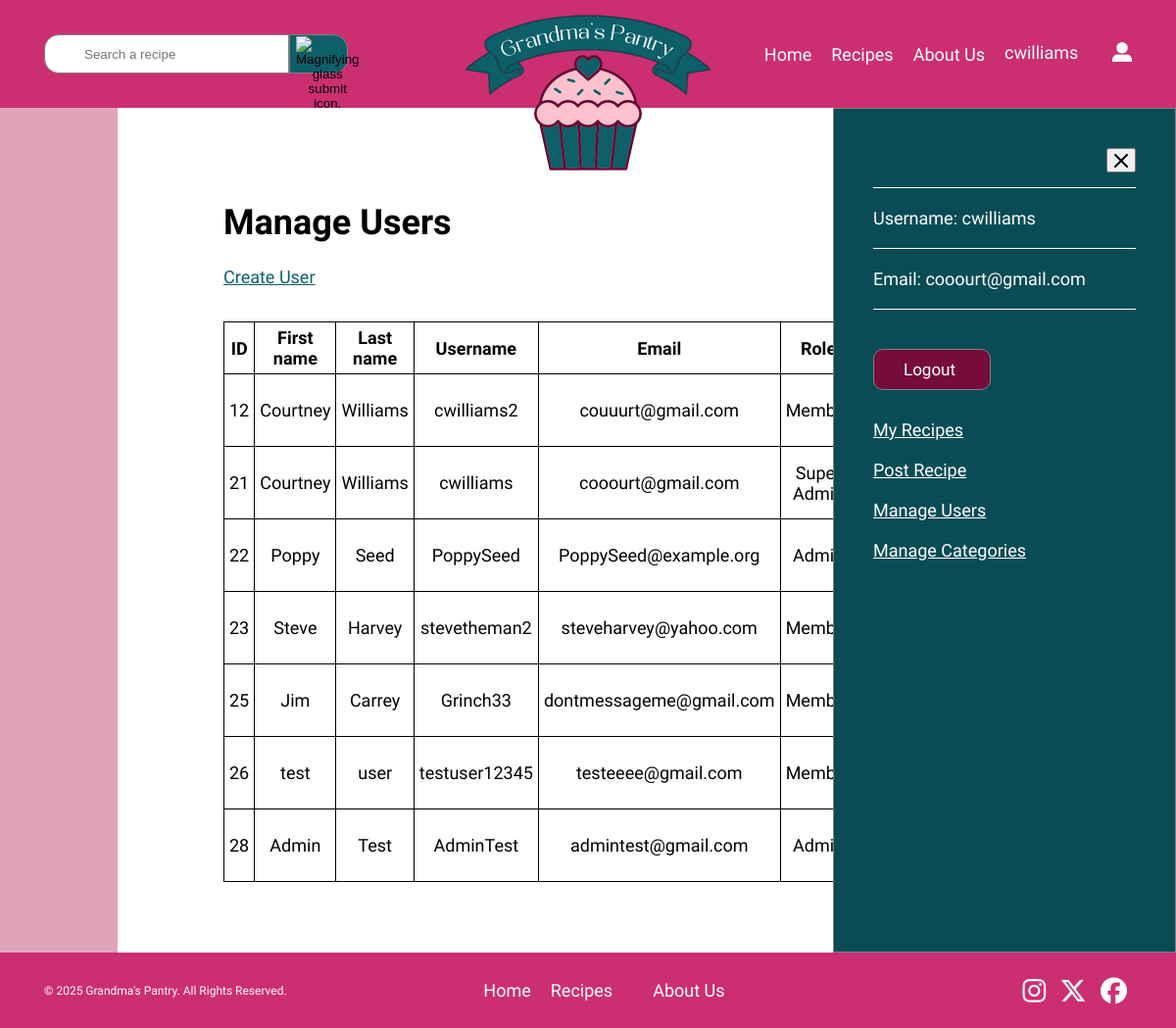
Page /public/users/index.php (signed in) on the committed database.
### tables this page shows
CREATE TABLE `users` (
  `user_id` int(11) NOT NULL,
  `first_name` varchar(30) NOT NULL,
  `last_name` varchar(30) NOT NULL,
  `username` varchar(20) NOT NULL,
  `email` varchar(254) NOT NULL,
  `hashed_password` varchar(255) NOT NULL,
  `role_id` int(11) NOT NULL,
  `created_at` timestamp NOT NULL DEFAULT CURRENT_TIMESTAMP,
  `activity` tinyint(1) NOT NULL
);

### private/initialize.php (called while the page is built, shortened)
<?php
  require_once('functions.php');
  $session = new Session;

### private/classes/Session.class.php (called while the page is built, shortened)
<?php
class Session {
  private $userId;
  public $username;
  private $lastLogin;
  public function is_logged_in() {
    return isset($this->userId) && $this->last_login_is_recent();
  }
  public function is_super_admin_or_admin() {
    $role_id = DatabaseObject::get_role_id($this->userId);
    return ($role_id === 2 || $role_id === 3);
  }
  public function get_user() {
    return User::find_by_id($this->userId);
  }
  public function get_display_name($maxLength = 15, $trimLength = 12) {
    return $this->username;
  }
  private function check_stored_login() {
    if(isset($_SESSION['userId'])) {
      $this->userId = $_SESSION['userId'];
      $this->username = $_SESSION['username'];
      $this->lastLogin = $_SESSION['lastLogin'];
    }
  }
  private function last_login_is_recent() {
    if(!isset($this->lastLogin)) {
      return false;
    }
    elseif(($this->lastLogin + self::MAX_LOGIN_AGE) < time()) {
      return false;
    }
    else {
      return true;
    }
  }
}

### private/classes/DatabaseObject.class.php (called while the page is built, shortened)
<?php
class DatabaseObject {
  static protected $database;
  static protected $table_name = "";
  static public function set_database($database) {
    self::$database = $database;
  }
  static public function find_all() {
    $primary_key_column = rtrim(static::$table_name, 's') . '_id';
    $sql = "SELECT * FROM " . static::$table_name;
    $sql .= " ORDER BY $primary_key_column ASC";
    return static::find_by_sql($sql);
  }
  static public function find_by_sql($sql) {
    $result = self::$database->query($sql);
    $obj_array = [];
    while($record = $result->fetch_assoc()) {
      $obj_array[] = static::instantiate($record);
    }
    return $obj_array;
  }
  static public function find_by_id($id) {
    $primary_key_column = rtrim(static::$table_name, 's') . '_id';
    $sql = "SELECT * FROM " . static::$table_name;
    $sql .= " WHERE " . $primary_key_column . "='" . self::$database->escape_string($id) . "'";
    $obj_array = static::find_by_sql($sql);
    if(!empty($obj_array)) {
      return array_shift($obj_array);
    }
    else {
      return false;
    }
  }
  static public function get_role_id($id) {
    $sql = "SELECT role_id FROM users";
    $sql .= " WHERE user_id = '" . self::$database->escape_string($id) . "'";
    $result = self::$database->query($sql);
    if ($result) {
      $row = $result->fetch_assoc();
      if ($row) {
        settype($row['role_id'], 'int');
        return $row['role_id'];
      }
    }
    return false;
  }
  static protected function instantiate($record) {
    $object = new static;
    if (isset($record['user_id'])) {
      $object->id = $record['user_id'];
    }
    foreach($record as $property => $value) {
      $camelCaseProperty = lcfirst(str_replace('_', '', ucwords($property, '_')));
      if(property_exists($object, $camelCaseProperty) && $property !== 'user_id') {
        $object->$camelCaseProperty = $value;
      }
    }
    return $object;
  }
}

### private/classes/User.class.php (called while the page is built, shortened)
<?php
class User extends DatabaseObject {
  public $roleId;
  public function role_level() {
    settype($this->roleId, 'int');
    if ($this->roleId === 1 || $this->roleId === 2 || $this->roleId === 3) {
      return self::USER_LEVEL_OPTIONS[$this->roleId];
    } else {
      return "Unknown";
    }
  }
  public function __construct($args=[]) {
    $this->roleId = $args['role_id'] ?? 1;
  }
  public static function find_by_id($id) {
    return parent::find_by_id($id);
  }
}

### private/functions.php (called while the page is built, shortened)
<?php
function url_for($script_path) {
  if($script_path[0] != '/') {
    $script_path = "/" . $script_path;
  }
  return WWW_ROOT . $script_path;
}
function u($string="") {
  return urlencode($string);
}
function h($string="") {
  return htmlspecialchars($string);
}

### public/users/index.php (the view, shortened to what this page needs)
<?php
require_once('../../private/initialize.php');
$users = User::find_all();
?>
<!DOCTYPE html>
<html lang="en">
  <head>
    <link href="../css/styles.css" rel="stylesheet">
    <link rel="stylesheet" href="https://cdn.jsdelivr.net/npm/choices.js/public/assets/styles/choices.min.css" />
  </head>
  <body>
    <header role="banner">
      <nav>
        <ul>
          <li><a href="/web-289/public/index.php">Home</a></li>
          <li><a href="/web-289/public/recipes/index.php">Recipes</a></li>
          <li><a href="/web-289/public/about.php">About Us</a></li>
          <li>
            <a href="#" id="open-sidebar">
              <?php if (!$session->is_logged_in()): ?>
                <span>Log In/Sign up</span>
              <?php else: ?>
                <div>
                  <span class="text-flip"><?= $session->get_display_name() ?></span>
                </div>
              <?php endif; ?>
            </a>
          </li>
          <li><a href="#" id="open-sidebar-icon"><img src="/web-289/public/assets/login-image.png" width="27" height="27" alt="User icon that links to login."></a></li>
        </ul>
      </nav>
      <form  action="<?= $_SERVER['PHP_SELF'] ?>" method="GET">
        <section>
          <input type="text" name="search" placeholder="Search a recipe" value="<?php echo isset($_GET['search']) ? $escapedSearchQuery : ''; ?>">
          <button>
            <img src="/web-289/public/assets/icons/search.svg" width="64" height="64" alt="Magnifying glass submit icon.">
          </button>
        </section>
      </form>
      <a href="/web-289/public/index.php"><img src="/web-289/public/assets/logo.png" width="500" height="500" alt="Pink and navy cupcake logo for Grandma's Pantry."></a>
    </header>
    <div id="wrapper">
      <?php
      if($session->is_logged_in()) {
        include("../logged-in.php");
      }
      ?>
      <main role="main" class="manage">
        <h1>Manage Users</h1>
        <a href="/web-289/public/users/new.php">Create User</a>
        <table>
          <tr>
            <th>ID</th>
            <th>First name</th>
            <th>Last name</th>
            <th>Username</th>
            <th>Email</th>
            <th>Role</th>
            <th>Created At</th>
            <th>Active</th>
          </tr>
          <?php foreach($users as $user) { ?>
            <tr>
              <td><?= $user->id; ?></td>
              <td><?= h($user->firstName); ?></td>
              <td><?= h($user->lastName); ?></td>
              <td><?= h($user->username); ?></td>
              <td><?= h($user->email); ?></td>
              <td><?= h($user->role_level()); ?></td>
              <td><?= h($user->createdAt); ?></td>
              <td><?= h($user->activity); ?></td>
              <td><a class="action" href="<?= url_for('../public/users/show.php?id=' . h(u($user->id))); ?>">View</a></td>
              <td><a class="action" href="<?= url_for('../public/users/edit.php?id=' . h(u($user->id))); ?>">Edit</a></td>
              <td><a class="action" href="<?= url_for('../public/users/delete.php?id=' . h(u($user->id))); ?>">Delete</a></td>
            </tr>
          <?php } ?>
        </table>
      </main>
    </div>
    <footer>
        <p>&copy; 2025 Grandma's Pantry. All Rights Reserved.</p>
        <nav>
          <ul>
            <li><a href="/web-289/public/index.php">Home</a></li>
            <li><a href="/web-289/public/recipes/index.php">Recipes</a></li>
            <li><a href="/web-289/public/about.php">About Us</a></li>
          </ul>
        </nav>
        <section>
          <a href="https://www.instagram.com/"><i class="fa-brands fa-instagram fa-xl"></i></a>
          <a href="https://x.com/?lang=en"><i class="fa-brands fa-x-twitter fa-xl"></i></a>
          <a href="https://www.facebook.com/"><i class="fa-brands fa-facebook fa-xl"></i></a>
        </section>
    </footer>
  </body>
</html>

### public/logged-in.php (shortened to what this page needs)
<?php
require_once(dirname(__DIR__) . '/private/initialize.php');
?>
<div id="sidebar" class="<?= ($session->is_logged_in()) ? 'active' : ''; ?>" data-initial="<?= $session->is_logged_in() ? 'true' : 'false'; ?>">
  <div id="logged-in">
    <button id="close-sidebar" aria-label="Close Sidebar"><img src="/web-289/public/assets/icons/x-icon.svg" width="14" height="14" alt="A X icon."></button>
    <?php $user = $session->get_user(); ?>
    <section>
      <p>Username: <?= $user->username; ?></p>
      <p>Email: <?= $user->email; ?></p>
    </section>
    <a href="/web-289/public/logout.php">Logout</a>
    <a href="/web-289/public/users/user-recipes.php" id="myRecipesLink">My Recipes</a>
    <a href="/web-289/public/recipes/new.php">Post Recipe</a>
    <?php if($session->is_super_admin_or_admin()): ?>
    <a href="/web-289/public/users/index.php">Manage Users</a>
    <a href="/web-289/public/categories/index.php">Manage Categories</a>
    <?php endif; ?>
  </div>
</div>

### public/css/styles.css (style rules this page uses)
* { box-sizing: border-box; }
html { font: 18px Raleway, Arial, sans-serif; }
body { background-color: #dfa4b6; margin: 0; overflow-x: hidden; }
#wrapper { background-color: #fff; display: flex; justify-self: center; justify-content: center; min-height: 90vh; padding: 4rem 0 1rem 0; position: relative; width: 80%; }
header { background-color: #cc2e72; display: grid; grid-template-columns: repeat(3, 1fr); grid-template-rows: 1fr; padding: 25px 45px; position: relative; z-index: 4; }
header form { align-content: center; grid-column: 1; grid-row: 1; }
header form > section { display: flex; justify-content: center; position: relative; }
header > form input { padding: 10px 0 10px 40px; border: 1px solid #808080; border-radius: 15px 0 0 15px; width: 350px; height: 30px; }
header form button { height: 20px; background-color: #0d5f6a; border: 1px solid #808080; border-radius: 0 15px 15px 0; width: 60px; }
header form button img { height: auto; margin-bottom: 10px; width: 35px; }
header > a { left: 50%; position: absolute; top: 90%; transform: translate(-50%, -50%); }
header > a img { height: auto; max-width: 250px; }
header nav li { white-space: nowrap; }
header nav ul li:has(#open-sidebar) { margin: 0; }
header nav li:last-of-type { margin: 0 0 0 10px; }
header nav li:last-of-type a { border: none; }
#open-sidebar div { position: relative; display: inline-block; height: 1.1em; min-width: 100px; overflow: hidden; }
#open-sidebar .text-flip { display: block; transition: transform 0.3s ease; }
#open-sidebar .text-flip:first-child { transform: translateY(0%); }
header nav li img { align-self: center; height: auto; width: 20px; }
nav { align-content: center; grid-column: 3; grid-row: 1; padding: 0; }
nav ul { display: flex; flex-direction: row; list-style: none; padding: 0; }
nav a { text-decoration: none; }
nav ul li { margin-right: 20px; }
nav a, nav label { color: #fff; }
header > section, nav ul { justify-content: center; }
nav ul, nav ul > section, footer { align-items: center; }
header form input, header form button { height: 40px; }
#sidebar { background-color: #0a4c55; border: 1px solid #808080; height: 100%; padding: 40px; position: absolute; right: -100%; top: 0; transition: right 0.4s ease-in-out; visibility: hidden; width: 350px; z-index: 3; }
#wrapper .active { right: -12.5%; visibility: visible; }
#close-sidebar { align-self: flex-end; padding: 4px 0 0 0; width: 30px; }
#login form > input:last-of-type, #logged-in a:first-of-type { background-color: #750c3a; border: 1px solid #808080; border-radius: 10px; color: #fff; font-size: 17px; padding: 10px 30px; }
#logged-in section { margin: 15px 0 40px 0; }
#logged-in section p { border-bottom: 1px solid #fff; border-top: 1px solid #fff; display: flex; flex-direction: column; margin: 0; padding: 20px 0; }
#logged-in section p:last-of-type { border-top: none; }
#logged-in a { margin-bottom: 20px; }
#logged-in a:first-of-type { margin-bottom: 30px; text-decoration: none; width: 120px; }
#login, #logged-in { display: flex; flex-direction: column; }
#login h2, #login label, #logged-in h2, #logged-in p, #login .user-errors { color: #fff; }
#home-page > section:first-of-type a, #sidebar a { color: #fff; }
.manage { margin-bottom: 3rem; padding-left: 6rem; width: 100%; }
.manage a { color: #0d5f6a; }
.manage table { border: 1px solid #000; border-collapse: collapse; margin-top: 35px; }
.manage td, th { border: 1px solid black; padding: 5px; text-align: center; }
footer { background-color: #cc2e72; color: #fff; display: grid; grid-template-columns: .6fr 1fr .5fr; grid-template-rows: 1fr; padding: 10px 45px; }
footer p { font-size: 12px; grid-column: 1; grid-row: 1; margin: 0; }
footer nav { grid-column: 2; grid-row: 1; }
footer nav ul li:nth-last-child(2) { padding-right: 15px; }
footer ul li:last-of-type { margin-left: 6px; }
footer section { grid-column: 3; grid-row: 1; justify-self: end; }
footer section a { color: #fff; height: auto; margin: 0 5px; width: 25px; }
@media screen and (max-width: 1280px) { header nav { justify-self: end; } }
@media screen and (max-width: 1280px) { header form section { justify-content: left; } }
@media screen and (max-width: 1280px) { header > form input { width: 250px; } }

### rows in the picture
users: username "cwilliams", email "cooourt@gmail.com", user_id "21", first_name "Courtney", last_name "Williams", role "Super Admin"
users: user_id "12", first_name "Courtney", last_name "Williams", username "cwilliams2", email "couuurt@gmail.com", role "Member"
users: user_id "22", first_name "Poppy", last_name "Seed", username "PoppySeed", email "PoppySeed@example.org", role "Admin"
users: user_id "23", first_name "Steve", last_name "Harvey", username "stevetheman2", email "steveharvey@yahoo.com", role "Member"
users: user_id "25", first_name "Jim", last_name "Carrey", username "Grinch33", email "dontmessageme@gmail.com", role "Member"
users: user_id "26", first_name "test", last_name "user", username "testuser12345", email "testeeee@gmail.com", role "Member"
users: user_id "28", first_name "Admin", last_name "Test", username "AdminTest", email "admintest@gmail.com", role "Admin"
